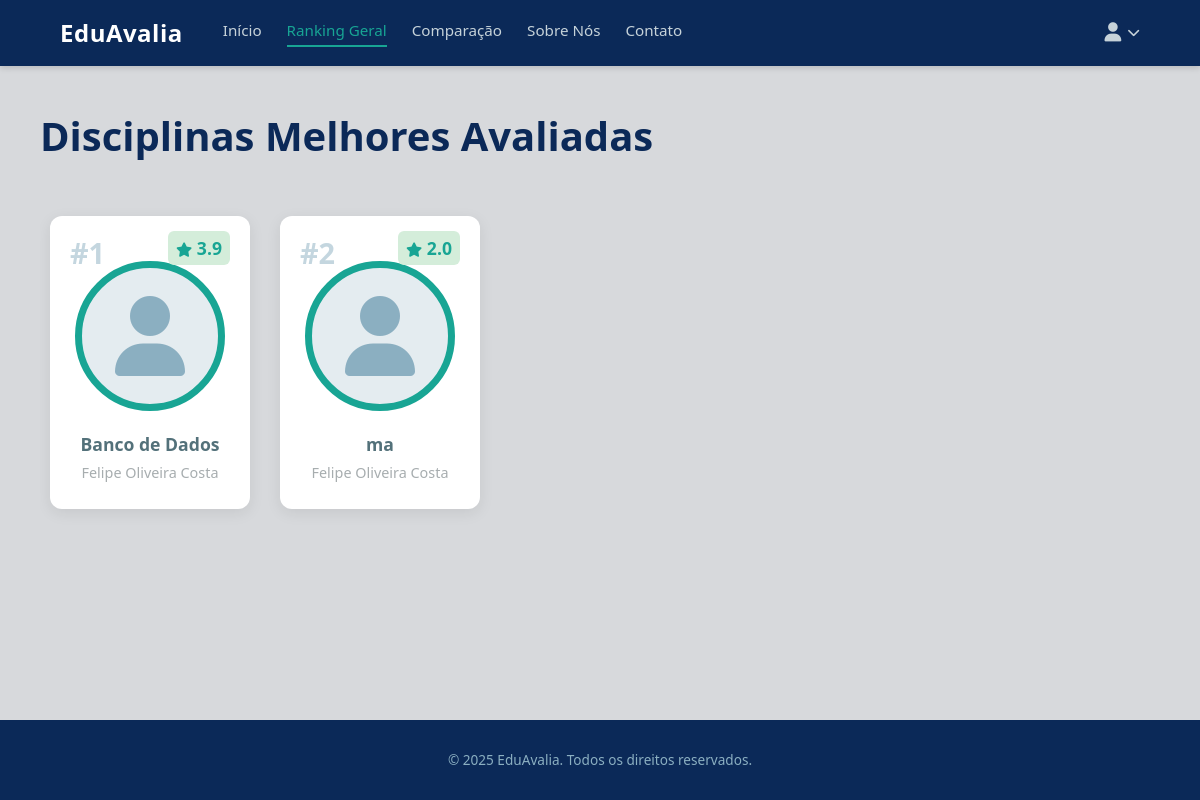
Before: /ranking/ (signed in) with the older database file.
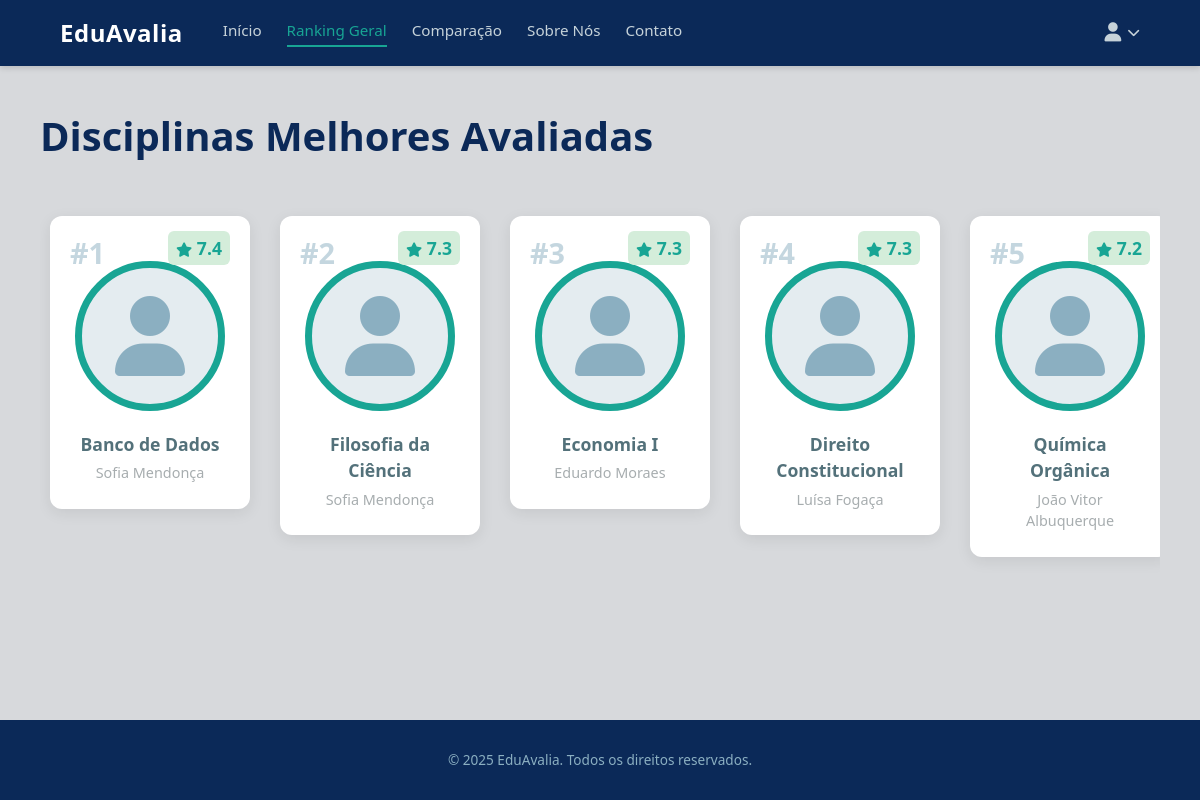
After: the same page with the newer database file.
### avaliacoes/models.py (models this page shows, shortened)
class DisciplinaPessoa(models.Model):
    STATUS_CHOICES = [
        ('ativo', 'Ativo'),
        ('inativo', 'Inativo'),
    ]
    disciplina = models.ForeignKey('Materia', on_delete=models.CASCADE)
    pessoa = models.ForeignKey('CustomUser', on_delete=models.CASCADE, related_name='disciplinas_pessoa')
    status = models.CharField(max_length=20, choices=STATUS_CHOICES, default='ativo')
    class Meta:
        unique_together = ('disciplina', 'pessoa')

class Materia(models.Model):
    nome = models.CharField(max_length=100)
    codigo = models.CharField(max_length=20, unique=True)
    data_inicio = models.DateField()

class CustomUser(AbstractUser):
    USER_TYPE_CHOICES = (
        ('aluno', 'Aluno'),
        ('professor', 'Professor'),
        ('admin', 'Administrador'),
    )
    user_type = models.CharField(max_length=20, choices=USER_TYPE_CHOICES, default='aluno')
    cpf = models.CharField(max_length=11, unique=True)
    data_nascimento = models.DateField(null=True, blank=True)

### avaliacoes/views.py (the view)
# urls.py: path('ranking/', views.ranking_geral, name='ranking_geral'),
@login_required(login_url='login')
def ranking_geral(request):
    ranking = DisciplinaPessoa.objects.annotate(
        media_nota=Avg('avaliacoes__categorias_avaliacao__nota')
    )
    ranking_disciplinas = ranking.filter(
        media_nota__isnull=False
    ).select_related(
        'pessoa', 'pessoa__professor', 'disciplina'
    ).order_by('-media_nota')
    ranking_top_10 = ranking_disciplinas[:10]
    context = {
        'ranking_disciplinas': ranking_top_10
    }
    return render(request, 'avaliacoes/ranking_geral.html', context)

### avaliacoes/templates/avaliacoes/ranking_geral.html (shortened to what this page needs)
{% extends 'base.html' %}
{% load static %}
{% block content %}
<main class="ranking-container">
    <h1>Disciplinas Melhores Avaliadas</h1>
    <div class="ranking-carousel">
        {% for dp in ranking_disciplinas %}
        <a href="{% url 'detalhes_professor' dp.pessoa.professor.id %}" style="text-decoration: none;">
            <div class="ranking-card">
                <div class="ranking-number">
                    #{{ forloop.counter }}
                </div>
                <div class="ranking-score">
                    <i class="fa-solid fa-star" style="font-size: 0.9rem;"></i>
                    {{ dp.media_nota|floatformat:1 }}
                </div>
                <div class="ranking-card-image">
                    {% if dp.pessoa.professor.foto %}
                        <img src="{{ dp.pessoa.professor.foto.url }}" alt="Foto de {{ dp.pessoa.get_full_name }}">
                    {% else %}
                        <i class="fa-solid fa-user"></i>
                    {% endif %}
                </div>
                <p>{{ dp.disciplina.nome }}</p>
                <h3 class="professor-name">{{ dp.pessoa.get_full_name }}</h3>
            </div>
        </a>
        {% empty %}
            <p style="color: var(--verde-escuro-letras);">Nenhuma disciplina foi avaliada ainda.</p>
        {% endfor %}
        </div>
</main>
{% endblock content %}

### avaliacoes/templates/base.html (shortened to what this page needs)
<!DOCTYPE html>
<html lang="pt-BR">
<head>
  <link rel="stylesheet" href="https://cdnjs.cloudflare.com/ajax/libs/font-awesome/6.5.1/css/all.min.css"
 />
</head>
<body>
  <header>
    <div class="navbar">
      <div class="nav-left">
        <a href="/" class="logo">EduAvalia</a>
        <nav class="menu">
            <a href="{% url 'home' %}" class="{% if request.resolver_match.url_name == 'home' %}active{% endif %}">Início</a>
            <a href="{% url 'ranking_geral' %}" class="{% if request.resolver_match.url_name == 'ranking_geral' %}active{% endif %}">Ranking Geral</a>
            <a href="/comparacao" class="{% if 'comparacao' in request.path %}active{% endif %}">Comparação</a>
            <a href="#">Sobre Nós</a>
            <a href="#">Contato</a>
        </nav>
      </div>
      <div class="nav-right">
        <div class="user-profile" title="Perfil do usuário" id="user-profile-button">
          <i class="fa-solid fa-user"></i>
          <i class="fa-solid fa-chevron-down"></i>
        </div>
        </div>
      </div>
  </header>
  {% block content %}
  {% endblock content %}
  <footer>
    <div class="footer-container">
      <p class="footer-copy">© 2025 EduAvalia. Todos os direitos reservados.</p>
    </div>
  </footer>
</body>
</html>

### avaliacoes/templates/base.html (style rules this page uses)
:root { --azul-marinho: #0b2958; --azul-acinzentado: #8bafc1; --verde: #18a594; --cinza-claro: #c6d2d9; --painel-central: #e4ecf0; --cinza-escuro-letras: #a7adaf; --verde-escuro-letras: #53717a; --cinza-claro-fundo: #d7d9dc; }
* { margin: 0; padding: 0; box-sizing: border-box; }
body { font-family: 'Segoe UI', sans-serif; background-color: var(--cinza-claro-fundo); color: #333; line-height: 1.5; display: flex; flex-direction: column; min-height: 100vh; }
a { text-decoration: none; color: inherit; }
header { background-color: var(--azul-marinho); color: white; width: 100%; padding: 15px 0; box-shadow: 0 2px 6px rgba(0, 0, 0, 0.15); position: sticky; top: 0; z-index: 10; }
.navbar { display: flex; align-items: center; justify-content: space-between; max-width: 1200px; width: 90%; margin: 0 auto; }
.nav-left { display: flex; align-items: center; gap: 40px; }
.logo { font-weight: 700; font-size: 1.5rem; letter-spacing: 0.5px; color: white; transition: opacity 0.3s; }
.menu { display: flex; align-items: center; gap: 25px; }
.menu a { color: var(--cinza-claro); font-size: 0.95rem; padding-bottom: 4px; border-bottom: 2px solid transparent; transition: color 0.3s, border-color 0.3s; }
.menu a:hover, .menu a.active { color: var(--verde); border-bottom-color: var(--verde); }
.user-profile { display: flex; align-items: center; gap: 6px; color: var(--cinza-claro); cursor: pointer; transition: color 0.3s; }
.user-profile .fa-user { font-size: 1.2rem; }
.user-profile .fa-chevron-down { font-size: 0.8rem; }
.nav-right { position: relative; }
.user-profile { cursor: pointer; }
footer { background-color: var(--azul-marinho); color: var(--cinza-claro); padding: 30px 0; margin-top: auto; width: 100%; }
.footer-container { max-width: 1200px; width: 90%; margin: 0 auto; display: flex; flex-direction: column; align-items: center; gap: 20px; text-align: center; }
.footer-copy { font-size: 0.85rem; color: var(--azul-acinzentado); }

### avaliacoes/templates/avaliacoes/ranking_geral.html (style rules this page uses)
.ranking-container { width: 100%; max-width: 1200px; margin: 40px auto; padding: 0 40px; box-sizing: border-box; }
.ranking-container h1 { font-size: 2.5rem; font-weight: 700; color: var(--azul-marinho); margin-bottom: 30px; }
.ranking-carousel { display: flex; gap: 30px; overflow-x: auto; padding: 20px 10px; -webkit-overflow-scrolling: touch; scrollbar-width: none; -ms-overflow-style: none; }
.ranking-card { flex: 0 0 280px; background-color: #fff; border-radius: 12px; box-shadow: 0 4px 15px rgba(0, 0, 0, 0.08); padding: 25px; text-align: center; transition: transform 0.3s ease, box-shadow 0.3s ease; position: relative; }
.ranking-number { position: absolute; top: 15px; left: 20px; font-size: 1.8rem; font-weight: 800; color: var(--azul-acinzentado); opacity: 0.5; }
.ranking-score { position: absolute; top: 15px; right: 20px; font-size: 1.1rem; font-weight: 700; color: var(--verde); background-color: #d4edda; padding: 4px 8px; border-radius: 6px; }
.ranking-card-image { width: 150px; height: 150px; border-radius: 50%; margin: 20px auto 20px auto; display: flex; align-items: center; justify-content: center; font-size: 5rem; color: var(--azul-acinzentado); border: 7px solid var(--verde); background-color: var(--painel-central); }
.ranking-card h3 { font-size: 1.3rem; font-weight: 600; color: var(--azul-marinho); margin: 0; }
.ranking-card p { font-size: 1.1rem; color: var(--verde-escuro-letras); margin-top: 5px; font-weight: 600; }
.ranking-card .professor-name { font-size: 0.9rem; color: var(--cinza-escuro-letras); font-weight: 500; margin-top: 5px; }

Changed rows visible on the page:
removed DisciplinaPessoa: media_nota "3.9", disciplina.nome "Banco de Dados", pessoa.get_full_name "Felipe Oliveira Costa"
removed DisciplinaPessoa: media_nota "2.0", disciplina.nome "ma", pessoa.get_full_name "Felipe Oliveira Costa"
added DisciplinaPessoa: media_nota "7.4", disciplina.nome "Banco de Dados", pessoa.get_full_name "Sofia Mendonça"
added DisciplinaPessoa: media_nota "7.3", disciplina.nome "Filosofia da Ciência", pessoa.get_full_name "Sofia Mendonça"
added DisciplinaPessoa: media_nota "7.3", disciplina.nome "Economia I", pessoa.get_full_name "Eduardo Moraes"
added DisciplinaPessoa: media_nota "7.3", disciplina.nome "Direito Constitucional", pessoa.get_full_name "Luísa Fogaça"
added DisciplinaPessoa: media_nota "7.2", disciplina.nome "Química Orgânica", pessoa.get_full_name "João Vitor Albuquerque"
